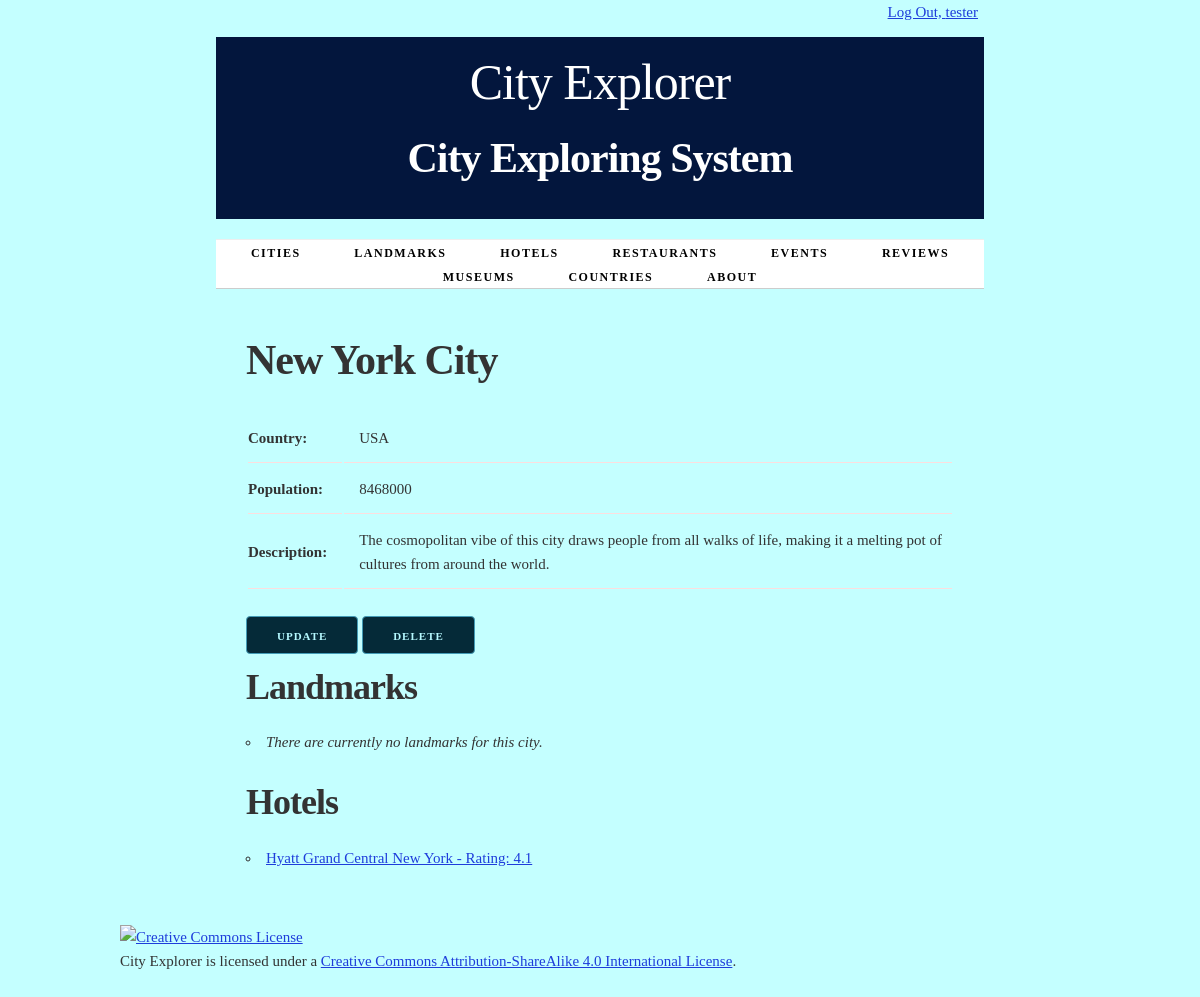
The page /city/4/ (signed in) on the database as committed earlier.
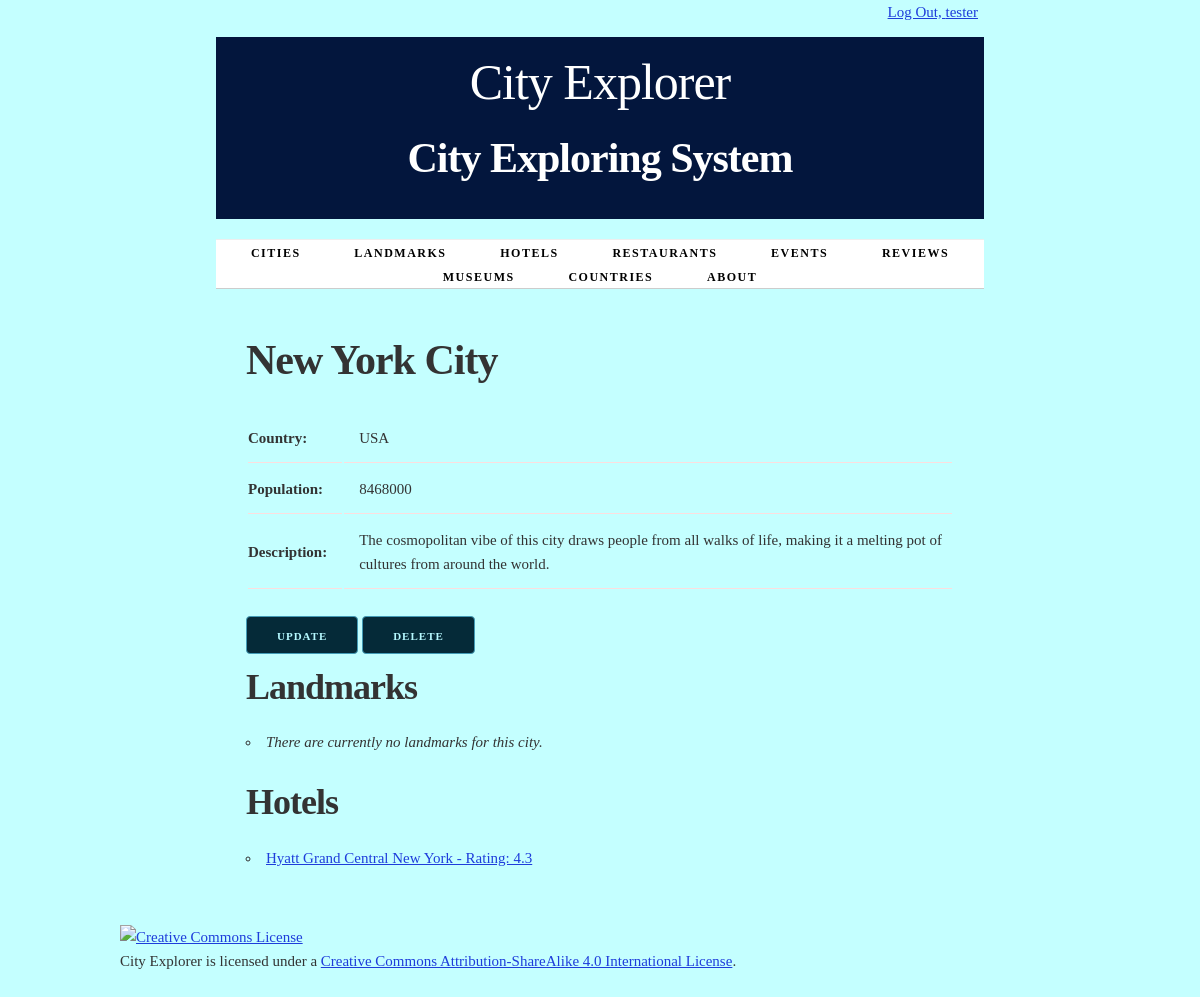
The same page on the database as committed later.
### cities/models.py (models this page shows)
class Hotel(models.Model):
    city = models.ForeignKey(City, on_delete=models.CASCADE)
    name = models.CharField(max_length=100, unique=True)
    address = models.CharField(max_length=200)
    rating = models.FloatField()
    def __str__(self):
        return f"{self.name} - Rating: {self.rating}"
    def get_absolute_url(self):
        return reverse('hotel-detail', args=[str(self.id)])
    class Meta:
        ordering = ['name']

### cities/views.py (the view)
class CityDetail(LoginRequiredMixin, PermissionRequiredMixin, View):
    permission_required = 'cities.view_city'
    permission_required = 'cities.delete_city'
    permission_required = 'cities.add_city'
    permission_required = 'cities.change_city'
    def get(self, request, city_id):
        city = get_object_or_404(City, pk=city_id)
        return render(request, 'cities/city_detail.html', {'city': city})

### cities/templates/cities/city_detail.html (shortened to what this page needs)
{% extends 'cities/base.html' %}
{% block content %}
    <h2>{{ city.name }}</h2>
    <section>
        <table>
            <tr>
                <th>Country:</th>
                <td>{{ city.country }}</td>
            </tr>
            <tr>
                <th>Population:</th>
                <td>{{ city.population }}</td>
            </tr>
            {% if city.description %}
                <tr>
                    <th>Description:</th>
                    <td>{{ city.description }}</td>
                </tr>
            {% endif %}
        </table>
    </section>
    <section>
    {%  if perms.cities.change_city %}
        <a href="{% url 'update-city' city.id %}"class="button button-primary">Update</a>
        {% endif %}
    {%  if perms.cities.delete_city %}
        <a href="{% url 'delete-city' city.id %}"class="button button-primary">Delete</a>
    {% endif %}
    </section>
    <section>
        <h3>Landmarks</h3>
        <ul>
            {% for landmark in city.landmark_set.all %}
                <li>
                    <td><a href="{{ landmark.get_absolute_url }}">{{ landmark }}</a></td>
                </li>
            {% empty %}
                <li><em>There are currently no landmarks for this city.</em></li>
            {% endfor %}
        </ul>
    </section>
    <section>
        <h3>Hotels</h3>
        <ul>
            {% for hotel in city.hotel_set.all %}
                <li>
                    <a href="{{ hotel.get_absolute_url }}">{{ hotel }}</a>
                </li>
            {% empty %}
                <li><em>There are currently no hotels for this city.</em></li>
            {% endfor %}
        </ul>
    </section>
{% endblock %}

Rows that differ between the two databases and show on the page:
changed Hotel: name+rating "Hyatt Grand Central New York - Rating: 4.1" → "Hyatt Grand Central New York - Rating: 4.3"
